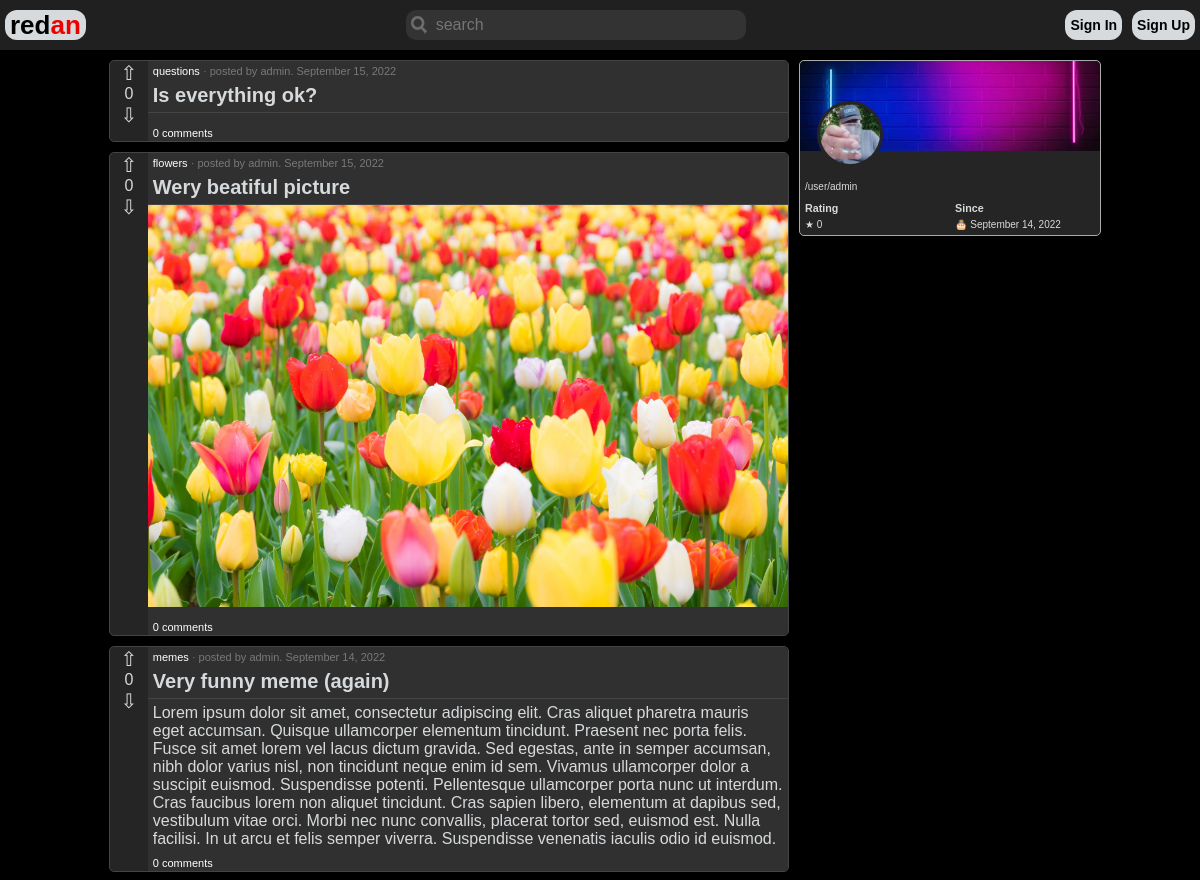
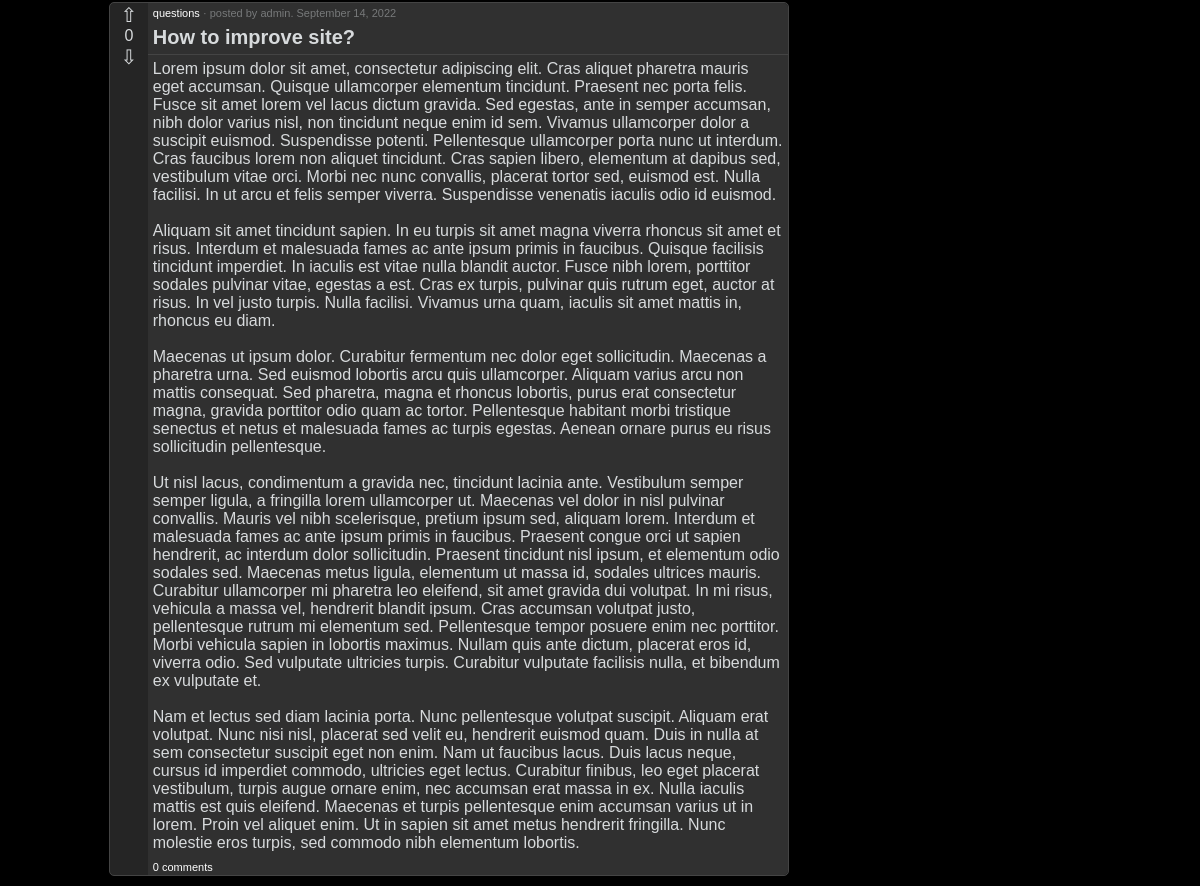
Screenshot of /user/admin with the database file from the repository (2 pictures, top to bottom).
### ribbon/models.py (models this page shows, shortened)
class SectionPost(models.Model):
    id = models.UUIDField(default=uuid.uuid4, unique=True, primary_key=True, editable=False)
    section_id = models.ForeignKey(Section, on_delete=models.CASCADE)
    profile_id = models.ForeignKey(Profile, on_delete=models.CASCADE)
    title = models.CharField(max_length=100)
    rating = models.IntegerField(default=0)
    image = models.ImageField(upload_to=sectionpost_path, null=True, blank=True)
    content = models.TextField(max_length=4000, blank=True)
    date_published = models.DateTimeField(auto_now_add=True)
    class Meta():
        ordering = ['-rating', '-date_published']

class Section(models.Model):
    id = models.UUIDField(default=uuid.uuid4, unique=True, primary_key=True, editable=False)
    title = models.CharField(max_length=50, unique=True)
    short_description = models.CharField(max_length=50, blank=True)
    description = models.CharField(max_length=500, blank=True)
    image = models.ImageField(upload_to=section_image_path)
    banner = models.ImageField(upload_to=section_banner_path, blank=True)
    banner_color = ColorField()
    subscribers = models.ManyToManyField(User, editable=False)
    date_created = models.DateTimeField(auto_now_add=True)

### users/models.py (models this page shows, shortened)
class Profile(models.Model):
    id = models.UUIDField(default=uuid.uuid4, unique=True, primary_key=True, editable=False)
    user_id = models.OneToOneField(User, on_delete=models.CASCADE)
    about = models.CharField(max_length=200, blank=True)
    country = CountryField(blank=True)
    rating = models.IntegerField(default=0)
    profile_image = models.ImageField(upload_to='user/profile/', blank=True, default=defaultImage('profile'))
    banner_image = models.ImageField(upload_to='user/banner/', blank=True, default=defaultImage('banner'))
    def __str__(self):
        return str(self.user_id)

### users/views.py (the view)
# urls.py: path('<str:username>', userView, name='user'),
def userView(request, username):
    user = User.objects.get(username=username)
    profile = user.profile
    posts = SectionPost.objects.filter(profile_id=profile.id)
    context = {
        'username': username,
        'user': user,
        'profile': profile,
        'posts': posts,
    }
    return render(request, 'users/user.html', context)

### users/templates/users/user.html (shortened to what this page needs)
{% extends 'ribbon/base.html' %}
{% block content %}
<head>
</head>
<main>
    <div class="div_profile_layout">
        <div class="div_profile_posts">
            {% for post in posts %}
            {% include 'ribbon/single-post.html' %}
            {% endfor %}
        </div>
        <div class="div_profile">
            <div class="div_profile_banner">
                <img class="profile_banner_image" src="{{ profile.banner_image.url }}">
            </div>
            <div class="div_profile_image">
                <img class="profile_profile_image" src="{{ profile.profile_image.url }}">
            </div>
            <div class="div_profile_info">
                <p class="username">
                    /user/{{ username }}
                </p>
                <div style="display: flex; width: 300px; align-content: stretch;">
                    <div class="profile_flex_info">
                        <h6>
                            Rating
                        </h6>
                        <p>
                            &#9733; {{ profile.rating }}
                        </p>
                    </div>
                    <div class="profile_flex_info">
                        <h6>
                            Since
                        </h6>
                        <p>
                            &#127874; {{ user.date_joined|date:"F j, Y" }}
                        </p>
                    </div>
                </div>
            </div>
        </div>
    </div>
</main>
{% endblock content %}

### ribbon/templates/ribbon/single-post.html
<div class="div_post">
    <div class="div_post_rating">
        <div>
            <a class="post_up" href="">&#8679;</a>
        </div>
        <div>
            {{ post.rating }}
        </div>
        <div>
            <a class="post_down" href="">&#8681;</a>
        </div>
    </div>
    <div class="post_content">
        <div>
            <a class="post_main_link" href="{% url 'section' post.section_id.title %}">{{ post.section_id.title }}</a><span class="post_info"> · posted by <a class="post_secondary_link" href="{% url 'user' post.profile_id.user_id %}">{{ post.profile_id }}</a>. {{ post.date_published|date:"F j, Y" }}</span>
        </div>
        <div class="div_title">
            <a class="post_title" href="{% url 'post' post.section_id.title post.id %}">{{ post.title }}</a>
        </div>
        <div class="bottom_border"></div>
        {% if post.image %}
            <img style="width: 100%" src="{{ post.image.url }}">
        {% endif %}
        <div class="post_text">
            {{ post.content|linebreaksbr }}
        </div>
        <div>
            <a class="post_main_link" href="{% url 'post' post.section_id.title post.id %}#comments">{{ post.comments_set.all.count }} сomment{{ post.comments_set.all.count|pluralize:'s'}}</a>
        </div>
    </div>
</div>

### ribbon/static/ribbon/main.css (style rules this page uses)
body { background-color: #000; margin: 0; font-family: "Trebuchet MS", "Verdana", "Tahoma", sans-serif; }
.div_post { display: flex; margin: 10px; color: #D7DADC; background-color: #252525; border: solid 1px #444; border-radius: 5px; }
.div_post_rating { display: flex; flex-direction: column; width: 40px; }
.div_post_rating div { text-align: center; }
.div_post_rating a { text-decoration: none; color: inherit; font-size: 20px; }
.post_content { display: flex; flex-direction: column; border-radius: 0 5px 5px 0; background-color: #303030; width: 100%; }
.post_main_link { margin: 5px 0px 0px 5px; text-decoration: none; font-size: 11px; color: #fff; }
.post_secondary_link { text-decoration: none; color: #77797a; }
.post_info { font-size: 11px; color: #77797a; }
.div_title { margin: 5px; }
.bottom_border { border-bottom: solid 1px #444; }
.post_title { font-size: 20px; text-decoration: none; font-weight: bold; color: #D7DADC; }
.post_text { margin: 5px; }
.div_profile_layout { display: flex; justify-content: center; }
.div_profile_posts { width: 700px; margin-right: 0; margin-left: auto; }
.div_profile { margin: 10px auto auto 0; width: 300px; color: #D7DADC; background-color: #252525; border: solid 1px #aaa; border-radius: 5px; display: grid; grid-template-columns: 100px auto; grid-template-rows: 90px, auto; }
.div_profile_image { grid-column: 1 / span 1; grid-row: 1 / span 1; margin-left: auto; margin-right: auto; margin-top: 40px; text-align: center; }
.profile_profile_image { height: 60px; width: 60px; object-fit: cover; border-radius: 50%; background-color: #252525; border: solid #252525 3px; }
.div_profile_banner { grid-column: 1 / span 2; grid-row: 1 / span 1; height: 90px; width: 300px; }
.profile_banner_image { border-radius: 5px 5px 0 0; height: 100%; width: 100%; object-fit: cover; }
.div_profile_info { grid-column: 1 / span 2; grid-row: 2 / span 1; }
.username { font-size: 10px; margin-left: 5px; }
.profile_flex_info { flex: 1; padding-left: 5px; }
.profile_flex_info h6 { margin: 0; }
.profile_flex_info p { margin-top: 5px; margin-bottom: 5px; font-size: 10px; }

### rows the page displays
SectionPost: rating "0", section_id "questions", profile_id "admin", date_published "September 15, 2022", title "Is everything ok?", comments_set.all.count "0"
SectionPost: rating "0", section_id "flowers", profile_id "admin", date_published "September 15, 2022", title "Wery beatiful picture", image (picture), comments_set.all.count "0"
SectionPost: rating "0", section_id "memes", profile_id "admin", date_published "September 14, 2022", title "Very funny meme (again)", content "Lorem ipsum dolor sit amet, consectetur adipiscing elit. Cras aliquet pharetra mauris eget accumsan. Quisque ullamcorper elementum tincidunt. Praesent nec porta felis. Fusce sit amet lorem vel lacus dictum gravida. Sed egestas, ante in semper accumsan, nibh dolor varius nisl, non tincidunt neque enim id sem. Vivamus ullamcorper dolor a suscipit euismod. Suspendisse potenti. Pellentesque ullamcorper porta nunc ut interdum. Cras faucibus lorem non aliquet tincidunt. Cras sapien libero, elementum at dapibus sed, vestibulum vitae orci. Morbi nec nunc convallis, placerat tortor sed, euismod est. Nulla facilisi. In ut arcu et felis semper viverra. Suspendisse venenatis iaculis odio id euismod.", comments_set.all.count "0"
SectionPost: rating "0", section_id "questions", profile_id "admin", date_published "September 14, 2022", title "How to improve site?", content "Lorem ipsum dolor sit amet, consectetur adipiscing elit. Cras aliquet pharetra mauris eget accumsan. Quisque ullamcorper elementum tincidunt. Praesent nec porta felis. Fusce sit amet lorem vel lacus dictum gravida. Sed egestas, ante in semper accumsan, nibh dolor varius nisl, non tincidunt neque enim id sem. Vivamus ullamcorper dolor a suscipit euismod. Suspendisse potenti. Pellentesque ullamcorper porta nunc ut interdum. Cras faucibus lorem non aliquet tincidunt. Cras sapien libero, elementum at dapibus sed, vestibulum vitae orci. Morbi nec nunc convallis, placerat tortor sed, euismod est. Nulla facilisi. In ut arcu et felis semper viverra. Suspendisse venenatis iaculis odio id euismod.…", comments_set.all.count "0"
Profile: banner_image (picture), profile_image (picture), rating "0"

### other values shown
{{ username }} "admin"
{{ user.date_joined|date:"F j, Y" }} "September 14, 2022"
